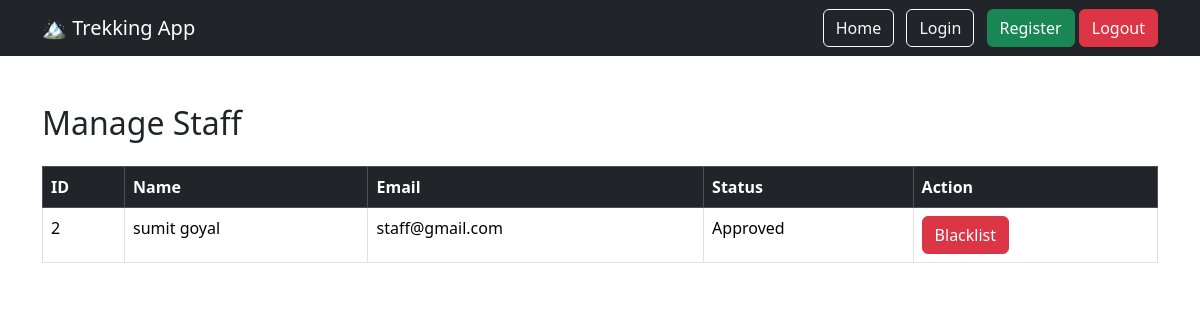
Page /admin/staff on the earlier database version.
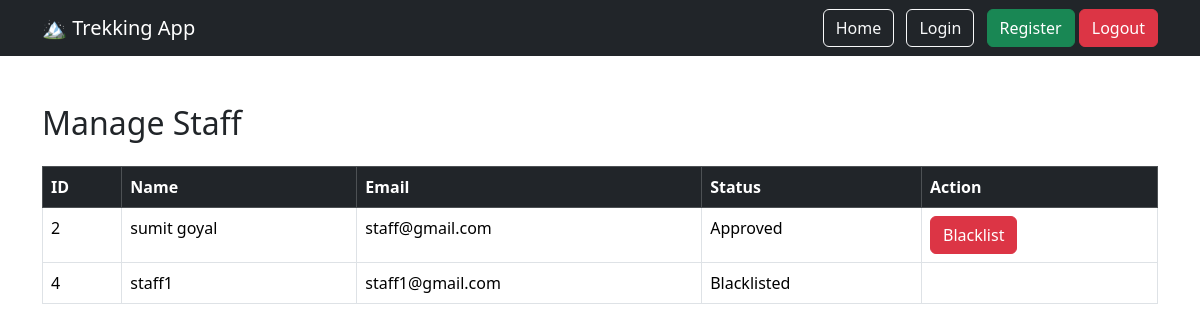
Same page on the later database version.
### models/user.py (models this page shows)
class User(UserMixin, db.Model):
    __tablename__ = "users"
    id = db.Column(db.Integer, primary_key=True)
    name = db.Column(db.String(100), nullable=False)
    email = db.Column(db.String(120), unique=True, nullable=False)
    password = db.Column(db.String(255), nullable=False)
    phone = db.Column(db.String(15))
    role = db.Column(db.String(20), nullable=False)
    status = db.Column(db.String(20), default="Pending")
    created_at = db.Column(db.DateTime, default=datetime.utcnow)

### routes/admin.py (the view)
@admin.route("/admin/staff")
def staff_list():
    staffs = User.query.filter_by(role="Staff").all()
    return render_template(
        "admin/staff.html",
        staffs=staffs
    )

### templates/admin/staff.html (shortened to what this page needs)
{% extends "base.html" %}
{% block content %}
<h2 class="mb-4">
    Manage Staff
</h2>
<table class="table table-bordered">
    <thead class="table-dark">
        <tr>
            <th>ID</th>
            <th>Name</th>
            <th>Email</th>
            <th>Status</th>
            <th>Action</th>
        </tr>
    </thead>
    <tbody>
        {% for staff in staffs %}
        <tr>
            <td>{{ staff.id }}</td>
            <td>{{ staff.name }}</td>
            <td>{{ staff.email }}</td>
            <td>{{ staff.status }}</td>
            <td>
                {% if staff.status=="Approved" %}
                <a href="/admin/blacklist/{{ staff.id }}" class="btn btn-danger">
                    Blacklist
                </a>
                {% endif %}
            </td>
        </tr>
        {% endfor %}
    </tbody>
</table>
{% endblock %}

Differences in the rows shown:
added User: id "4", name "staff1", email "staff1@gmail.com", status "Blacklisted"
